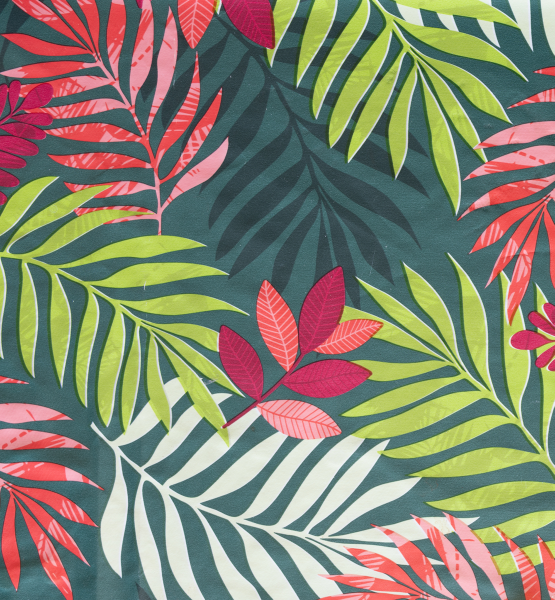
#> input picture assets/backgrounds/complexe_1.png, 1109 x 1200 px (shown at 1/2 size)
$ python -i generate_single_cards.py   (imports and definitions only)
#> lines starting #> are read from the running program, lines starting #| are printed output that depends on the picture
#> further down, picture is the input picture: PIL image 1109x1200 RGB; mean R, G, B 133.7, 131.1, 112.5
"""Archived, not maintained: one augmented card per image, 56 classes ("step 1" data).

Writes uno_classification_dataset/{train,val}/<class>/ (250 + 50 images per class, 336x336)
from data/single_cards and data/backgrounds, relative to the working directory. Stage 1 of
experiments/multistage/train_multistage.py trains on it. See experiments/README.md.
"""

import os
import random
import numpy as np
from PIL import Image, ImageDraw, ImageFilter, ImageEnhance
from tqdm import tqdm
from torchvision.transforms import ColorJitter # ADDED: The Color Scrambler

# ==========================================
# --- CONFIGURATION ---
# ==========================================
BASE_CARDS_DIR = "data/single_cards"
OUTPUT_DIR = "uno_classification_dataset"
BACKGROUNDS_DIR = "data/backgrounds"

IMAGES_PER_CLASS_TRAIN = 250
IMAGES_PER_CLASS_VAL = 50
IMAGE_SIZE = 336

ROTATION_RANGE = (0, 360)
SCALE_RANGE = (0.4, 0.65)
CROP_SEVERITY = 0.4
OUT_OF_FRAME_PROB = 0.3
MAX_CROP_PERCENT = 0.67
LETTERBOX_PROB = 0.5

# ==========================================
# ANTI-OVERFIT & VISION BREAKER TUNING
# ==========================================
CARD_BLUR_RANGE = (0.9, 1.3)
EDGE_FEATHER_RANGE = (1.5, 2.0)
NOISE_SCALE_RANGE = (7.0, 10.0)
BRIGHTNESS_RANGE = (0.94, 1.1)

PERSPECTIVE_PROB = 0.8
PERSPECTIVE_DISTORTION = (0.45, 0.5)

CRUNCH_PROB = 0.6
CRUNCH_FACTOR_RANGE = (1.6, 1.7)

HOLE_PUNCH_PROB = 0.0
HOLE_PUNCH_COUNT = (1, 3)
HOLE_PUNCH_RADIUS_PCT = (0.15, 0.35)

GLARE_PROB = 0.0
GLARE_ALPHA_RANGE = (50, 150)

# 6. BASE IMAGE COLOR SCRAMBLER (Kills Texture Memorization)
SCRAMBLE_HUE = 0.05        # Shifts colors slightly (e.g., Red becomes slightly orange or pink)
SCRAMBLE_SAT = 0.3         # Washes out or super-saturates the color
SCRAMBLE_BRIGHT = 0.3      # Lightens or darkens the base card
SCRAMBLE_CONTRAST = 0.3    # Flattens or sharpens the internal shadows
# ==========================================

# Initialize the scrambler once
# [6 lines that did not run here, left out]

# [28 lines left out: functions create_background, apply_simulated_letterboxing, not called in this run]

def generate_variation(base_card_img):
    colored_card = base_card_img.convert('RGBA')

    # THE FIX: Scramble the hue, saturation, and brightness BEFORE scaling/rotating
    r, g, b, a = colored_card.split()
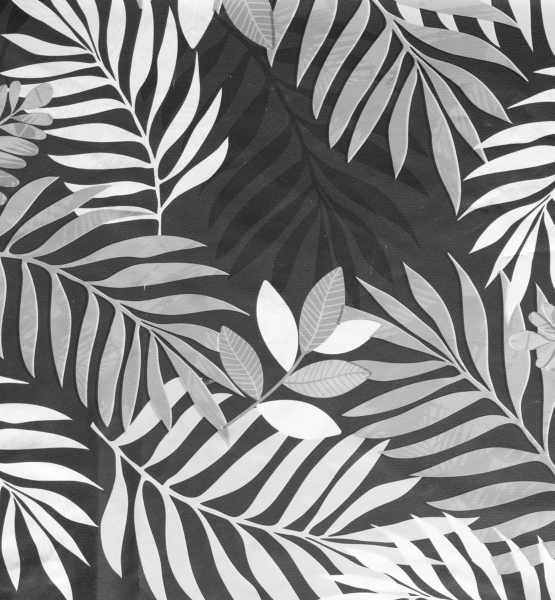
#> r: PIL image 1109x1200 L (shown at 1/2 size); min 24, max 255, mean 133.7
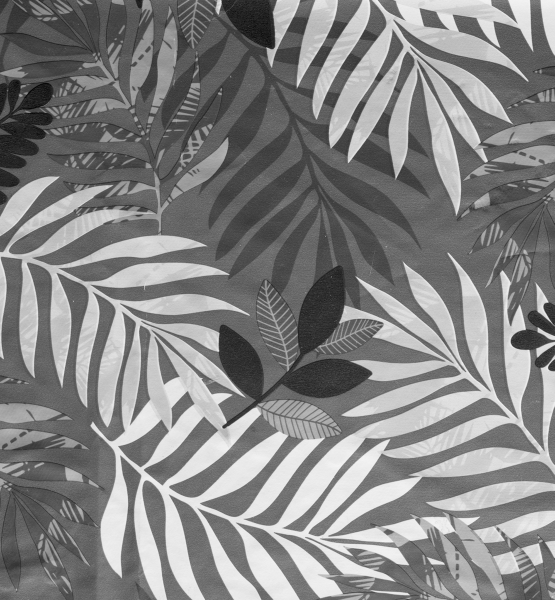
#> g: PIL image 1109x1200 L (shown at 1/2 size); min 0, max 247, mean 131.1
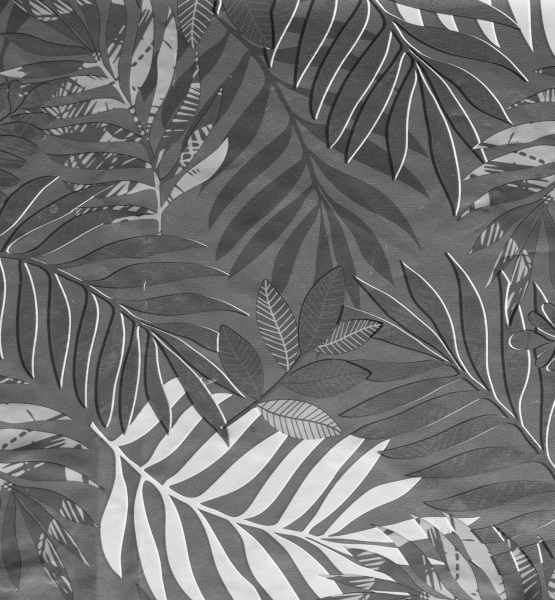
#> b: PIL image 1109x1200 L (shown at 1/2 size); min 12, max 254, mean 112.5
#> a: PIL image 1109x1200 L; every value is 255
    rgb_img = Image.merge("RGB", (r, g, b))
#> (the run stopped early here; a loop or call above may not have finished)
